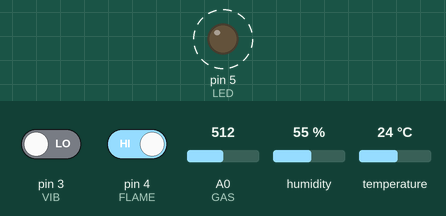
The sketch below on a simulated Arduino Uno, built with avr-gcc and run on an emulated ATmega328P. Shown: output pins drawn as LEDs (lit = HIGH). Dashed ring = blinking. Inputs (shaded band) come from the test bench; at power-on: pin 3 (VIB) LOW, pin 4 (FLAME) HIGH, A0 (GAS) = 512, humidity 55 %, temperature 24 °C. No radio packets arrive unless stated.

Above: at 0.6 s.
Timing chart, 0 to 3.0 s (numbered marks = the images above):
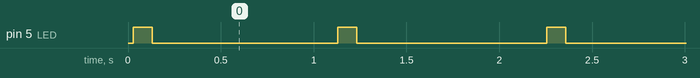

Measured:
- by itself, pin 5 (LED): alternates HIGH for 0.10 s and LOW for 1.0 s

The sketch:

a_ard.ino
```cpp
#include <SPI.h>
#include <RF24.h>
#include <DHT.h>

#define DHTPIN 2
#define DHTTYPE DHT11

#define GAS A0
#define VIB 3
#define FLAME 4
#define LED 5

RF24 radio(9, 10);
DHT dht(DHTPIN, DHTTYPE);

const byte addressB[6] = "NODEB";

struct SensorData {
  byte nodeID;
  float temp;
  int gas;
  int vibration;
  int flame;
};

SensorData data;

void setup() {
  Serial.begin(9600);

  pinMode(VIB, INPUT);
  pinMode(FLAME, INPUT);
  pinMode(LED, OUTPUT);

  dht.begin();

  radio.begin();
  radio.setDataRate(RF24_250KBPS);
  radio.setChannel(76);
  radio.setPALevel(RF24_PA_LOW);

  radio.openWritingPipe(addressB);
  radio.stopListening();
}

void loop() {
  data.nodeID = 1;
  data.temp = dht.readTemperature();
  data.gas = analogRead(GAS);
  data.vibration = digitalRead(VIB);
  data.flame = digitalRead(FLAME);

  digitalWrite(LED, HIGH);
  radio.write(&data, sizeof(data));
  delay(100);
  digitalWrite(LED, LOW);

  delay(1000);
}
```
